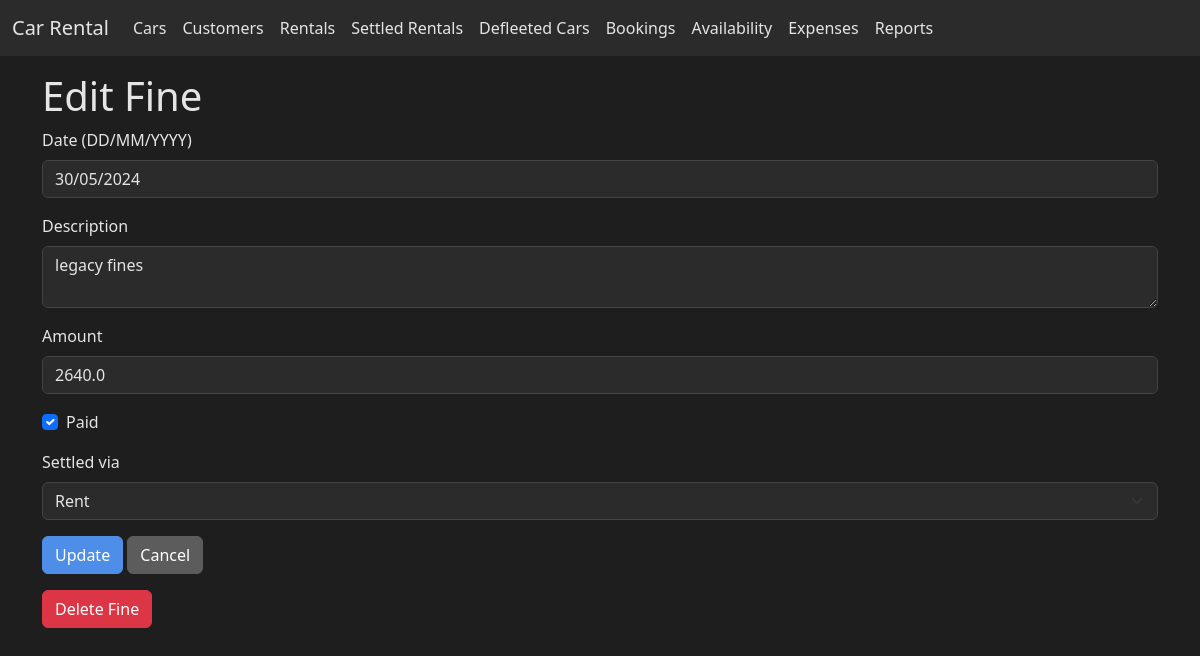
The app's page /fines/edit/1 with its own data.
### app.py (models this page shows, shortened)
class Fine(db.Model):
    id = db.Column(db.Integer, primary_key=True)
    car_id = db.Column(db.Integer, db.ForeignKey('car.id'))
    customer_id = db.Column(db.Integer, db.ForeignKey('customer.id'))
    date = db.Column(db.Date, default=datetime.utcnow)
    description = db.Column(db.Text)
    amount = db.Column(db.Float)
    paid = db.Column(db.Boolean, default=False)
    settled_via = db.Column(db.String(50))  # rent or deposit
    car = db.relationship('Car', back_populates='fines')
    customer = db.relationship('Customer', back_populates='fines')

### app.py (the view, shortened to what this page needs)
@app.route('/fines/edit/<int:fine_id>', methods=['GET', 'POST'])
def edit_fine(fine_id: int):
    fine = Fine.query.get_or_404(fine_id)
    car = fine.car
    customer = fine.customer
    date_str = fine.date.strftime('%d/%m/%Y') if fine.date else ''
    return render_template('edit_fine.html', fine=fine, car=car, customer=customer, date_str=date_str)

### templates/edit_fine.html (shortened to what this page needs)
{% extends 'base.html' %}
{% block content %}
<h1>Edit Fine</h1>
<form method="post">
  <div class="mb-3">
    <label class="form-label">Date (DD/MM/YYYY)</label>
    <input type="text" class="form-control datepicker" name="date" value="{{ date_str }}" required>
  </div>
  <div class="mb-3">
    <label class="form-label">Description</label>
    <textarea class="form-control" name="description">{{ fine.description }}</textarea>
  </div>
  <div class="mb-3">
    <label class="form-label">Amount</label>
    <input type="number" step="0.01" class="form-control" name="amount" value="{{ fine.amount }}" required>
  </div>
  <div class="form-check mb-3">
    <input class="form-check-input" type="checkbox" name="paid" id="paid" {% if fine.paid %}checked{% endif %}>
    <label class="form-check-label" for="paid">Paid</label>
  </div>
  <div class="mb-3">
    <label class="form-label">Settled via</label>
    <select class="form-select" name="settled_via">
      <option value="rent" {% if fine.settled_via == 'rent' %}selected{% endif %}>Rent</option>
    </select>
  </div>
  <button type="submit" class="btn btn-primary">Update</button>
  <a href="{{ url_for('list_rentals') }}" class="btn btn-secondary">Cancel</a>
</form>
<form action="{{ url_for('delete_fine', fine_id=fine.id) }}" method="post" class="mt-3" onsubmit="return confirm('Delete this fine?');">
  <button type="submit" class="btn btn-danger">Delete Fine</button>
</form>
{% endblock %}

### static/style.css (style rules this page uses)
body { background-color: #1e1e1e; color: #e5e5e5; }
a { color: #6ab7ff; }
.btn-primary { background-color: #4e8ee8; border-color: #4e8ee8; }
.btn-secondary { background-color: #5c5c5c; border-color: #5c5c5c; }
.form-control, .form-select, textarea { background-color: #2b2b2b; border: 1px solid #444; color: #e5e5e5; }
.btn-danger { background-color: #dc3545; border-color: #dc3545; color: #ffffff; }

### records on screen
Fine: description "legacy fines", amount "2640.0", paid "☑", settled_via "Rent"
